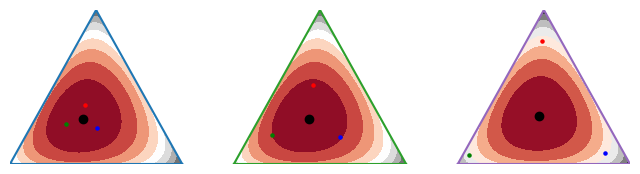

Reproduce this figure in Python.
import imageio
from tqdm import tqdm
import numpy as np
from matplotlib import cm
import matplotlib.tri as tri
import matplotlib.pyplot as plt
from mpl_toolkits.mplot3d import Axes3D
 
AGENTS = 3
EPISODES = 30
QUALITY = 500
COLORS = ['red','blue','green','yellow','brown']
np.random.seed(4)

# utils
A = np.array([
    [1.,1.,1.],
    [0.,1.,.5],
    [0.,0.,np.sqrt(3)/2]
])

inver_A = np.linalg.inv(A)

def p2x(p):
    assert p.shape[0]==3
    flatten_p = p.reshape([3,-1])
    flatten_x = A @ flatten_p
    x = flatten_x.reshape([3,*p.shape[1:]])
    return x[1:]

def x2p(x):
    assert x.shape[0]==2
    flatten_x = x.reshape([2,-1])
    one_vec = np.ones([1, flatten_x.shape[1]])
    flatten_x = np.concatenate([one_vec, flatten_x], 0)
    flatten_p = inver_A @ flatten_x
    p = flatten_p.reshape([3,*x.shape[1:]])
    return p

'''
plot training process
gt   : ground truth rewards
q    : optimal policy for soft-learning q(a|s_0)
v    : current q function
p_sz : current policy p(a|s_0,z)
ps   : current avg policy p(a|s_0)
'''
# train
plt.figure(figsize=[8.,2.])
gt = np.array([[1.,1.,-10] for _ in range(AGENTS)])
q = np.exp(gt) / np.exp(gt).sum(-1,keepdims=True)
v = np.random.rand(AGENTS, 3) 
p_sz = np.exp(v) / np.exp(v).sum(-1,keepdims=True)
counting = 0
plt.axis('off')
for episode in tqdm(range(EPISODES)):

    
    
    # train step 
    p_sz = np.exp(v) / np.exp(v).sum(-1,keepdims=True)
    p_s = np.mean(p_sz, 0)
    v += (p_sz - p_s) *.2         # max D_KL(p(a|s,z)||p(a|s))
    # v -= (p_s - q)             # min D_KL(p||q)

    if episode not in [1, 13, 26]:
      continue
    # plot D_KL(p(a|s_0,z=0)||p(a|s_0))
    img_x = np.arange(QUALITY) / (QUALITY-1)
    img_y = np.arange(QUALITY) / (QUALITY-1) * np.sqrt(3) / 2
    img_x, img_y = np.meshgrid(img_x, img_y)
    img_coor = np.stack([img_x,img_y], 0) 
    img_prob = x2p(img_coor) 
    img_ps = [img_prob]
    for a_id in range(1,AGENTS):
        img_psz = p_sz[a_id].reshape([3,1,1])
        img_psz = img_psz.repeat(QUALITY,1).repeat(QUALITY,2)
        img_ps.append(img_psz)
    img_ps = np.stack(img_ps, 0).mean(0) 
    img_ps = np.zeros([3, QUALITY, QUALITY])
    for i in range(3):
      img_ps[i] = p_s[i]
    kl_dis = np.sum(img_prob*np.log(img_prob) - img_prob*np.log(img_ps), 0)
    contour = np.where(img_prob[2]>0, kl_dis, np.nan)
    plt.contourf(img_x + counting * 1.3, img_y, contour, 10, cmap='RdGy')

    # plot D_KL(p(.|s_0)||q(.|s_0))
    # img_x = np.arange(QUALITY) / (QUALITY-1)
    # img_y = np.arange(QUALITY) / (QUALITY-1) * np.sqrt(3) / 2
    # img_x, img_y = np.meshgrid(img_x, img_y)
    # img_coor = np.stack([img_x,img_y], 0) 
    # img_prob = x2p(img_coor) 
    # img_ps = q[0].reshape([3,1,1])
    # img_ps = img_ps.repeat(QUALITY,1).repeat(QUALITY,2)
    # kl_dis = np.sum(img_prob*np.log(img_prob) - img_prob*np.log(img_ps), 0)
    # contour = np.where(img_prob[2]>0, kl_dis, np.nan)
    # plt.contourf(img_x, img_y, contour, 20, cmap='RdGy')

    # plot triangle and points
    img_x = p2x(p_sz.T) # shape=(2, AGENTS)
    for a_id in range(AGENTS):
        # plt.scatter(img_x[0,a_id], img_x[1,a_id], c=COLORS[a_id], s=5.)
        plt.scatter(img_x[0,a_id] + counting * 1.3, img_x[1,a_id], c=COLORS[a_id], s=5.)
    # plt.scatter(p2x(p_s)[0], p2x(p_s)[1], c='black')
    plt.scatter(p2x(p_s)[0] + counting * 1.3, p2x(p_s)[1], c='black')
    # triangles = tri.Triangulation(A[1], A[2])
    # plt.triplot(triangles,'-')
    triangles = tri.Triangulation(A[1] + counting * 1.3, A[2])
    plt.triplot(triangles,'-')
    counting += 1
    
plt.savefig('final2.png',bbox_inches='tight')
plt.savefig('final2.pdf',bbox_inches='tight')

plt.close()
# images = []
# for episode in range(EPISODES):
#     images.append(imageio.imread('./img/{:06d}.png'.format(episode)))
# imageio.mimsave('result.gif', images, fps=10)



'''
plot 3d kl-distance
'''
# A = np.array([[0., 1., 1/2],
#               [0., 0., np.sqrt(3)/2]])

# def p_to_xy(p):
#     assert p.shape[0] == 3
#     if len(p.shape) > 2:
#         flatten_p = p.reshape([p.shape[0], -1])
#         result = A @ flatten_p
#         return result.reshape([-1, *p.shape[1:]])
#     return A @ p

# gt = np.array([1.,1.,-1e6])
# q = np.exp(gt) / np.exp(gt).sum(-1) + 1e-6
# q = q.reshape([-1,1,1])
# x = np.arange(100) / 99.
# y = np.arange(100) / 99.
# x, y = np.meshgrid(x, y)
# p = np.stack([x,y,1-x-y], 0) + 1e-6
# kl_dis = np.sum(p*np.log(p) - p*np.log(q), 0)
# kl_dis[np.where(1-x-y<-1e-6)] = np.nan
# xy = p_to_xy(p)

# fig, ax = plt.subplots(subplot_kw={"projection": "3d"})
# ax.plot_surface(xy[0,:], xy[1,:], kl_dis)
# ax.contour(xy[0,:], xy[1,:], kl_dis, offset=0.)
# ax.scatter(p_to_xy(q)[0,0,0], p_to_xy(q)[1,0,0], 0.)
# plt.show()
